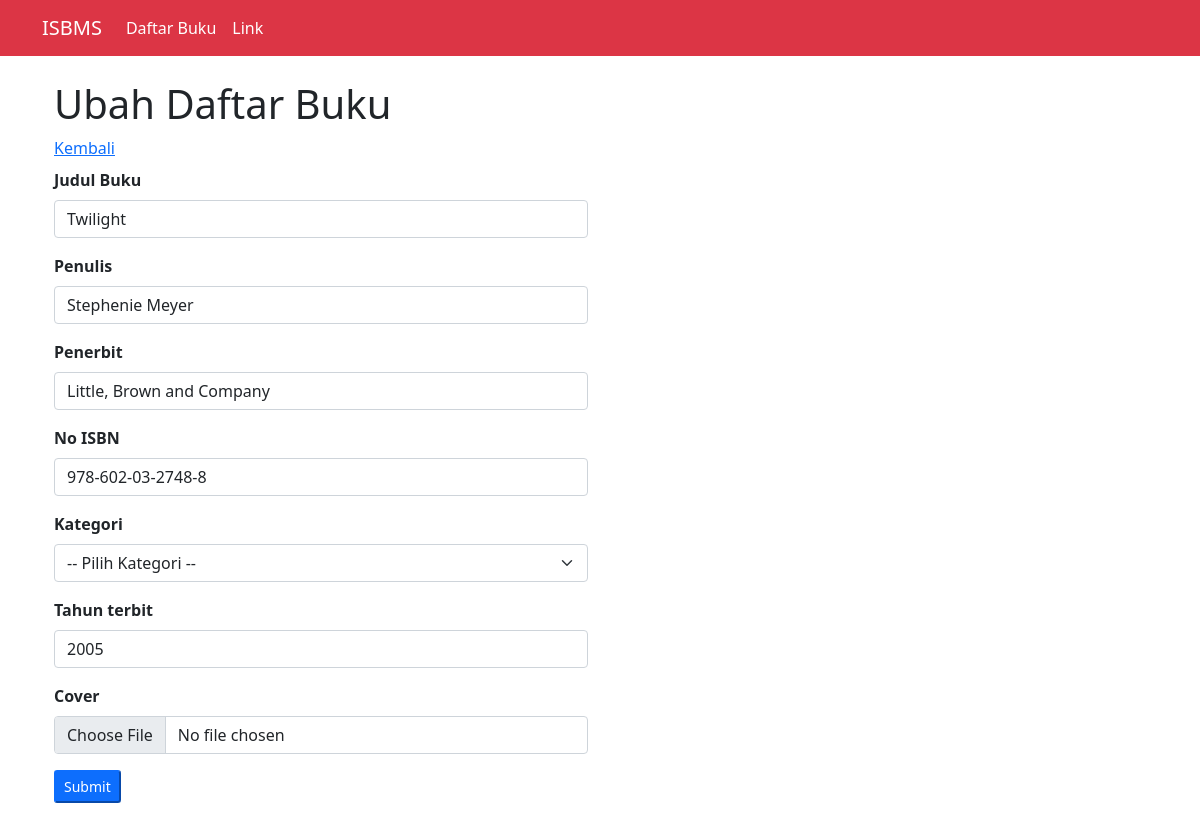
The page /ubah_data.php?id=21 (signed in) on the database its author committed.
### tables this page shows
CREATE TABLE `buku` (
  `id_buku` int(100) NOT NULL,
  `judul` varchar(100) NOT NULL,
  `penulis` varchar(1000) NOT NULL,
  `penerbit` varchar(100) NOT NULL,
  `tahun_terbit` year(4) NOT NULL,
  `cover` varchar(100) NOT NULL,
  `isbn` varchar(10000) NOT NULL,
  `tanggal_input` timestamp NOT NULL DEFAULT current_timestamp() ON UPDATE current_timestamp(),
  `id_kategori` int(100) NOT NULL
);

### function.php (called while the page is built, shortened)
<?php
$conn = mysqli_connect("localhost", "root", "", "simbs");
function query($query){
    global $conn;
    $result = mysqli_query($conn, $query);
    $rows = [];
    while( $row = mysqli_fetch_assoc($result) ) {
        $rows[] = $row;
    }
    return $rows;
}

### ubah_data.php (the view, shortened to what this page needs)
<?php
    require("function.php");
    $id = $_GET['id'];
    $query = query("SELECT * FROM buku WHERE id_buku = $id")[0];
    $buku = $query;
?>
<!DOCTYPE html>
<html lang="en">
<head>
    <link href="https://cdn.jsdelivr.net/npm/bootstrap@5.0.2/dist/css/bootstrap.min.css" rel="stylesheet">
</head>
<body>
    <nav class="navbar navbar-expand-lg navbar-light white bg-danger">
        <div class="container">
            <a class="navbar-brand text-white" href="#">ISBMS</a>
            <div class="collapse navbar-collapse" id="navbarSupportedContent">
            <ul class="navbar-nav me-auto mb-2 mb-lg-0">
                <li class="nav-item">
                <a class="nav-link active text-white" aria-current="page" href="#">Daftar Buku</a>
                </li>
                <li class="nav-item">
                <a class="nav-link text-white" href="#">Link</a>
                </li>
            </ul>
            </div>
        </div>
    </nav>
    <div class="p-4 container">
        <div class="row">
            <h1 class="mb-2">Ubah Daftar Buku</h1>
            <a href="index.php" class="mb-2">Kembali</a>
            <div class="col-md-6">
                <form action="" method="POST" enctype="multipart/form-data">
                    <div class="mb-3">
                        <label class="form-label fw-bold">Judul Buku</label>
                        <input type="text" class="form-control" name="judul" id="judul" value="<?= $buku['judul'] ?>" autocomplete="off">
                    </div>
                    <div class="mb-3">
                        <label class="form-label fw-bold">Penulis</label>
                        <input type="text" class="form-control" name="penulis" id="penulis" value="<?= $buku['penulis'] ?>" autocomplete="off">
                    </div>
                    <div class="mb-3">
                        <label class="form-label fw-bold">Penerbit</label>
                        <input type="text" class="form-control" name="penerbit" id="penerbit" value="<?= $buku['penerbit'] ?>" autocomplete="off">
                    </div>
                    <div class="mb-3">
                        <label class="form-label fw-bold">No ISBN</label>
                        <input type="text" class="form-control" name="isbn" id="isbn" value="<?= $buku['isbn'] ?>" autocomplete="off">
                    </div>
                    <div class="mb-3">
                        <label class="form-label fw-bold">Kategori</label>
                        <select name="id_kategori" class="form-select" required>
                          <option value="<?= $buku['id_kategori'] ?>">-- Pilih Kategori --</option>
                        </select>
                    </div>
                    <div class="mb-3">
                        <label class="form-label fw-bold">Tahun terbit</label>
                        <input type="text" class="form-control" name="tahun_terbit" id="tahun_terbit" value="<?= $buku['tahun_terbit'] ?>" autocomplete="off">
                    </div>
                    <div class="mb-3">
                        <label class="form-label fw-bold">Cover</label>
                        <input type="file" class="form-control" name="cover" id="cover" value="<?= $buku['cover'] ?>">
                    </div>
                    <div class="mb-3">
                        <button type="submit" name="tombol_submit" class="btn-sm btn-primary">Submit</button>
                    </div>
                </form>
            </div>
        </div>
    </div>
</body>
</html>

### rows shown on the page
buku: judul "Twilight", penulis "Stephenie Meyer", penerbit "Little, Brown and Company", isbn "978-602-03-2748-8", tahun_terbit "2005"
